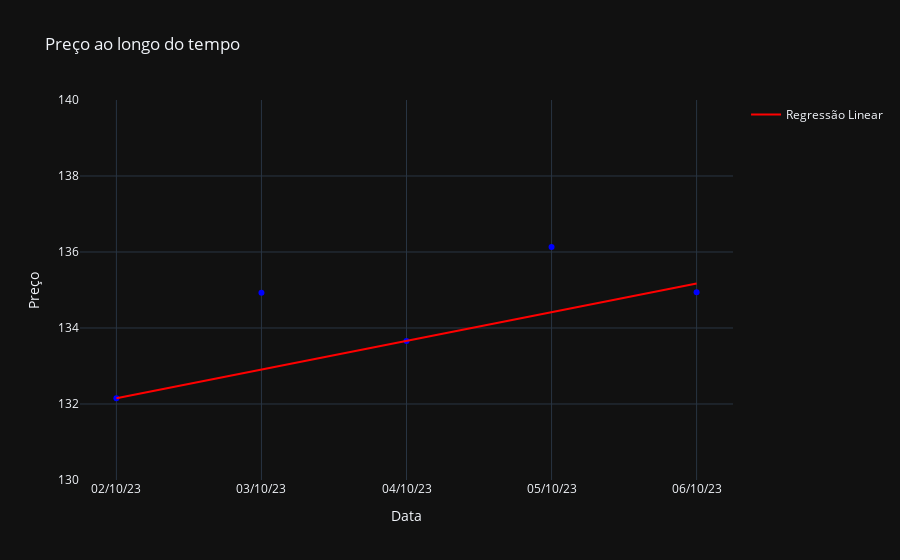

Notebook code for this chart:
### Markdown cell above
# L1 - Regressão Linear no Gráfico

### Code cell
fig = px.scatter(x=df_visual['Date'] , y=df_visual['Price'],
                 title='Preço ao longo do tempo',
                 labels={'x': 'Data', 'y': 'Preço'},
                 color_discrete_sequence=['blue'],
                 template='plotly_dark')
fig.update_yaxes(range=[130, 140])
fig.add_scatter(x=df_visual['Date'], y=m * df['Date'] + b, mode='lines', name='Regressão Linear', line=dict(color='red'))
fig.show()

### Figure 1 — Plotly figure (JSON) as saved in the notebook; plotly's stock layout.template omitted (floating-point values rounded to 4 significant figures)
{"data": [{"hovertemplate": "Data=%{x}<br>Preço=%{y}<extra></extra>", "legendgroup": "", "marker": {"color": "blue", "symbol": "circle"}, "mode": "markers", "name": "", "orientation": "v", "showlegend": false, "type": "scatter", "x": ["02/10/23", "03/10/23", "04/10/23", "05/10/23", "06/10/23"], "xaxis": "x", "y": [132.2, 134.9, 133.7, 136.1, 134.9], "yaxis": "y"}, {"line": {"color": "red"}, "mode": "lines", "name": "Regressão Linear", "type": "scatter", "x": ["02/10/23", "03/10/23", "04/10/23", "05/10/23", "06/10/23"], "y": [132.2, 132.9, 133.7, 134.4, 135.2]}], "layout": {"legend": {"tracegroupgap": 0}, "title": {"text": "Preço ao longo do tempo"}, "xaxis": {"anchor": "y", "domain": [0, 1], "title": {"text": "Data"}}, "yaxis": {"anchor": "x", "domain": [0, 1], "range": [130, 140], "title": {"text": "Preço"}}}}
